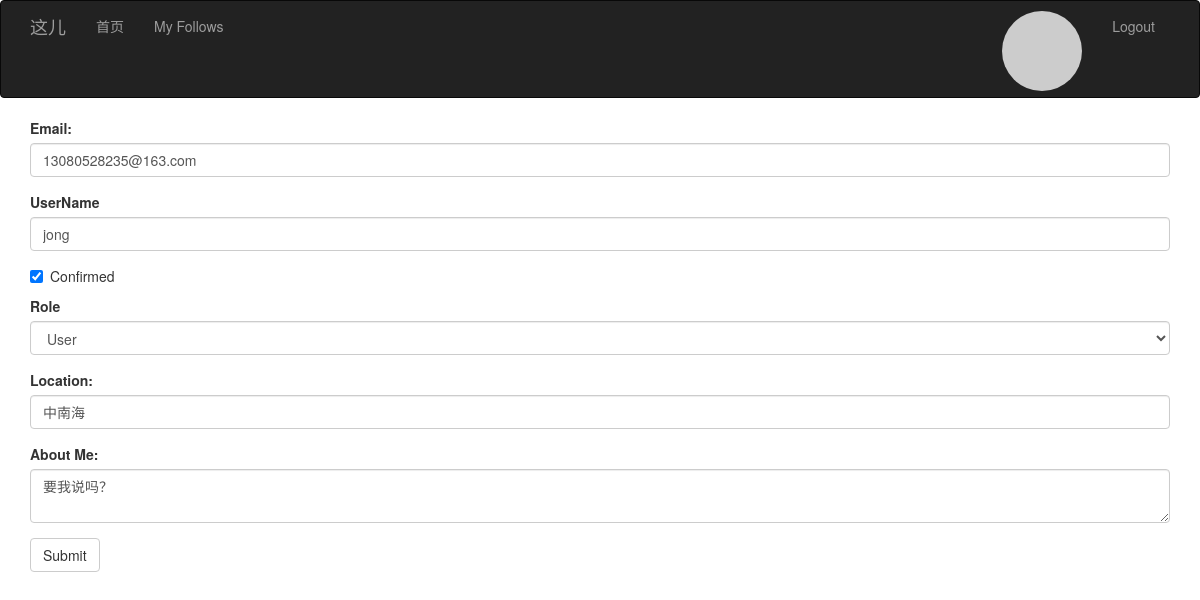
Screenshot of /edit_profile/3 (signed in) with the database file from the repository.
### app/models.py (models this page shows, shortened)
class User(UserMixin, db.Model):
    __tablename__ = 'users'
    id = db.Column(db.Integer, primary_key=True)
    email = db.Column(db.String(64), unique=True, index=True)
    username = db.Column(db.String(64), unique=True, index=True)
    password_hash = db.Column(db.String(128))
    confirmed = db.Column(db.Boolean, default=False)
    role_id = db.Column(db.Integer, db.ForeignKey('roles.id'))
    posts = db.relationship('Post', backref='author', lazy='dynamic')
    location = db.Column(db.String(64))
    about_me = db.Column(db.Text())
    member_since = db.Column(db.DateTime(), default=datetime.utcnow)
    last_seen = db.Column(db.DateTime(), default=datetime.utcnow)
    avatar = db.Column(db.String(128))
    followed = db.relationship('Follow', foreign_keys=[Follow.follower_id],
                               backref=db.backref('follower', lazy='joined'),
                               lazy='dynamic', cascade='all, delete-orphan')
    followers = db.relationship('Follow', foreign_keys=[Follow.followed_id],
                                backref=db.backref('followed', lazy='joined'),
                                lazy='dynamic', cascade='all, delete-orphan')
    def getAvatar(self, size=100, default='identicon', rating='g'):
        if request.is_secure:
            url = "https://secure.gravatar.com/avatar"
        else:
            url = 'http://www.gravatar.com/avatar'
        hash = self.avatar or hashlib.md5(self.email.encode('utf-8')).hexdigest()
        return '{url}/{hash}?s={size}&d={default}&r={rating}'.format(
            url=url, hash=hash, default=default, rating=rating, size=size)
    def can(self, permissions):
        return self.role is not None and \
               (self.role.permissions & permissions) == permissions
    @property
    def password(self):
        raise AttributeError('password is not readable attribute')

### app/main/views.py (the view, shortened to what this page needs)
@main.route('/edit_profile/<int:id>', methods=['GET', 'POST'])
@login_required
@admin_required
def edit_profile_admin(id):
    user = User.query.get_or_404(id)
    form = EditProfileAdminForm(user=user)
    edit_success = False
    form.username.data = user.username
    form.location.data = user.location
    form.about_me.data = user.about_me
    form.role.data = user.role_id
    form.email.data = user.email
    form.confirmed.data = user.confirmed
    return render_template('user/edit_profile.html', form=form, edit_success=edit_success, user=user)

### app/main/forms.py (shortened to what this page needs)
class EditProfileAdminForm(FlaskForm):
    email = StringField('Email:', validators=[DataRequired(), Length(1, 64), Email()])
    username = StringField('UserName', validators=[DataRequired(), Length(1, 64),
                                                   Regexp('^[A-Za-z\u4e00-\u9fa5][A-Za-z0-9_.\u4e00-\u9fa5]*$', 0,
                                                          'UserName must have only letters,numbers,dots or underscores')
                                                   ])
    confirmed = BooleanField('Confirmed')
    role = SelectField('Role', coerce=int)
    location = StringField('Location:', validators=[Length(0, 64)])
    about_me = TextAreaField('About Me:')
    submit = SubmitField('Submit')
    def __init__(self, user, *args, **kwargs):
        super(EditProfileAdminForm, self).__init__(*args, **kwargs)
        self.role.choices = [(role.id, role.name)
                             for role in Role.query.order_by(Role.name).all()]
        self.user = user

### app/decorator.py (called while the page is built)
def permission_required(permission):
    def decorator(f):
        @wraps(f)
        def decorated_function(*args, **kwargs):
            if not current_user.can(permission):
                abort(403)
            return f(*args, **kwargs)
        return decorated_function
    return decorator

### app/main/__init__.py (called while the page is built)
@main.app_context_processor
def inject_permissions():
    return dict(Permission=Permission)

### app/main/views.py (called while the page is built)
@main.after_app_request
def afeter_request(response):
    for query in get_debug_queries():
        if query.duration >= current_app.config['QUERY_DB_TIME_OUT']:
            current_app.logger.warning('Slow query:%s\n parameters:%s Duration:%fs\n Context:%s\n' %
                                       (query.statement, query.parameters, query.duration, query.context)
                                       )
    return response

### app/models.py (called while the page is built)
@login_manager.user_loader
def load_user(user_id):
    return User.query.get(int(user_id))

### app/templates/user/edit_profile.html (shortened to what this page needs)
{% extends "bootstrap_base.html" %}
{% import "bootstrap/wtf.html" as wtf %}
{% import "message.html" as message %}
{% block content %}
<div class="container">
    {{ wtf.quick_form(form)}}
</div>
{% endblock %}

### app/static/style.css (style rules this page uses)
* { -webkit-font-smoothing: antialiased; }

### rows the page displays
User: email "13080528235@163.com", username "jong", confirmed "☑", role "User", location "中南海", about_me "要我说吗？"
